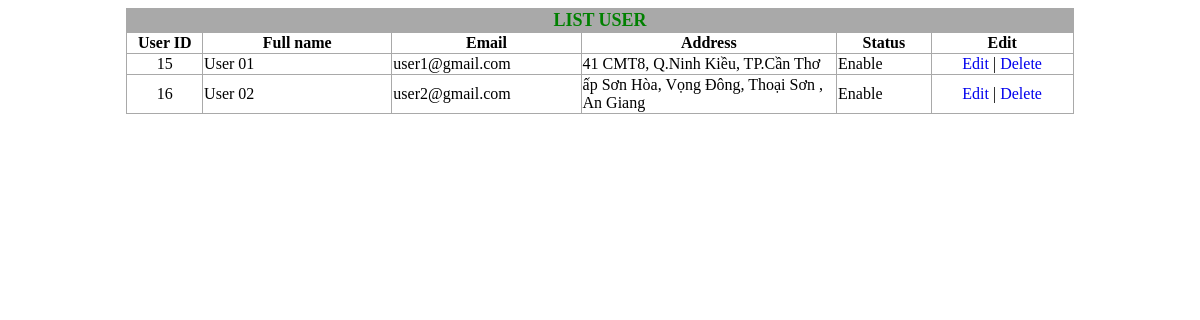
Screenshot of /admin/ListUser.php with the database file from the repository.
### tables this page shows
CREATE TABLE `user` (
  `user_ID` int(9) NOT NULL,
  `user_fullname` varchar(100) NOT NULL,
  `user_email` varchar(100) NOT NULL,
  `user_phonenumber` varchar(30) NOT NULL,
  `user_password` varchar(100) NOT NULL,
  `user_address` varchar(200) NOT NULL,
  `user_status` tinyint(1) NOT NULL DEFAULT 1
);

### admin/ListUser.php (the view, shortened to what this page needs)
<?php
    require_once ("DatabaseConnect.php");
    $sql = "SELECT * FROM user";
    $result = $conn -> query($sql);
?>
<!DOCTYPE html>
<html lang="en">
<head>
    <link rel="stylesheet" href="CSS/Product_Manage_Style.css">
</head>
<body>
    <table border="1" id="ListProduct">
        <tr id="ListProductTitle">
            <td colspan="6">LIST USER</td>
        </tr>
        <tr>
            <th width="8%">User ID</th>
            <th width="20%">Full name</th>
            <th width="20%">Email</th>
            <th>Address</th>
            <th width="10%">Status</th>
            <th width="15%">Edit</th>
        </tr>
        <?php
            if(mysqli_num_rows($result) > 0)
                while($row = mysqli_fetch_assoc($result)){
        ?>
        <tr>
            <td class="tdEdit"><?php echo $row['user_ID']; ?></td>
            <td><?php echo $row['user_fullname']; ?></td>
            <td><?php echo $row['user_email']; ?></td>
            <td><?php echo $row['user_address']; ?></td>
            <td><?php ($row['user_status']==1)? print "Enable": print "Disable"; ?></td>
            <td class="tdEdit">
                <a href="index.php?page=ModifyUser&id=<?php echo $row['user_ID']; ?>">Edit</a> |
                <a href="index.php?page=DeleteUser&id=<?php echo $row['user_ID']; ?>">Delete</a>
            </td>
        </tr>
        <?php
            }
        ?>
    </table>
</body>
</html>

### admin/CSS/Product_Manage_Style.css (style rules this page uses)
body { font-family: 'Tahoma'; font-weight: normal; }
table#ListProduct { margin: auto; width: 80%; border-collapse: collapse; border-color:darkgray; }
tr#ListProductTitle { font-size: large; color: green; text-align: center; font-weight: bold; background-color: darkgray; }
td.tdEdit { text-align: center; }
a { text-decoration: none; }

### rows the page displays
user: user_ID "15", user_fullname "User 01", user_email "user1@gmail.com", user_address "41 CMT8, Q.Ninh Kiều, TP.Cần Thơ"
user: user_ID "16", user_fullname "User 02", user_email "user2@gmail.com", user_address "ấp Sơn Hòa, Vọng Đông, Thoại Sơn , An Giang"
